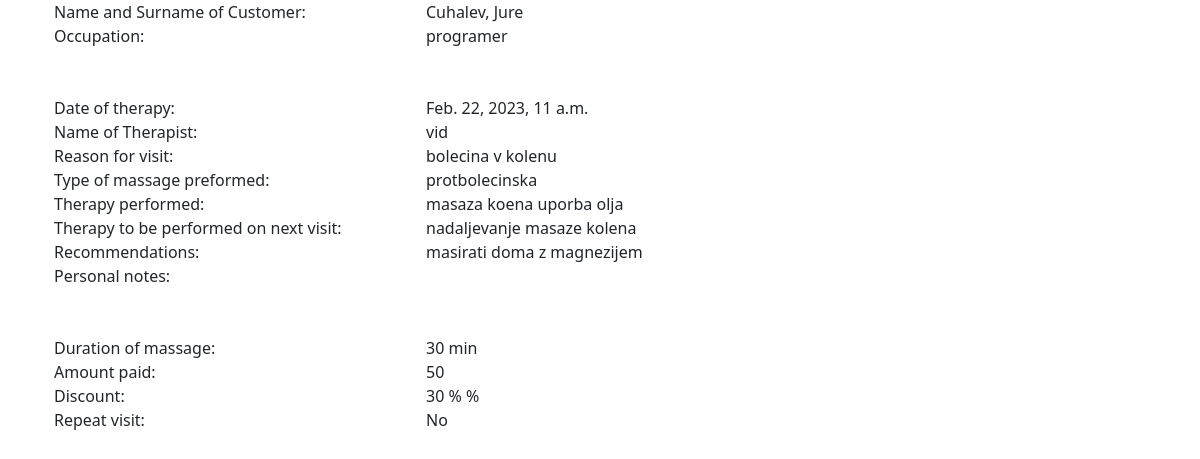
The app's page /massage_list/2/detail/ with its own data.
### web/models.py (models this page shows, shortened)
class Massage(models.Model):
    customer = models.ForeignKey('Customer', on_delete=models.CASCADE, )
    therapist = models.ForeignKey(User, on_delete=models.CASCADE, )
    massage_date = models.DateTimeField(blank=True,
                                        null=True)  # needs to be date of current massage; can be changed n request by user (not neccessarily entered the same date as therapy done)
    reason_for_visit = models.TextField(default='')
    kind = models.CharField(max_length=300)
    massage_notes = models.TextField(default='')
    next_visit = models.TextField(default='', blank=True)
    recommendations = models.TextField(default='', blank=True)
    personal_notes = models.TextField(default='', blank=True)
    duration = models.CharField(max_length=200, default='')
    amount = models.CharField(max_length=200, default='')
    discount = models.CharField(max_length=200, default=0, blank=True)
    repeat_visit = models.BooleanField(default=False)
    added = models.DateTimeField(auto_now_add=True)
    changed = models.DateTimeField(auto_now=True)

class Customer(models.Model):
    name = models.CharField(max_length=200)
    surname = models.CharField(max_length=200)
    email = models.EmailField(max_length=254)
    phone = models.CharField(max_length=100)
    occupation = models.CharField(max_length=200)
    previous_massage = models.BooleanField(default=False)
    salon_choice = models.CharField(max_length=200, default='')
    frequency = models.CharField(max_length=200, default='')
    referral = models.CharField(max_length=200, default='')
    def __str__(self):
        return f'{self.surname}, {self.name}'

### web/views.py (the view)
# urls.py: path('massage_list/<int:pk>/detail/', views.massage_detail, name='massage_detail'),
def massage_detail(request, pk):
    massage = get_object_or_404(Massage, pk=pk)
    return render(request,
                  'web/massage_detail.html',
                  {'massage': massage})

### web/templates/web/massage_detail.html (shortened to what this page needs)
{% extends "base.html" %}
{% block content %}
<div class="container text-left">
    <div>
        <div class="row">
            <div class="col-sm-4">Name and Surname of Customer:</div>
            <div class="col-sm-8">{{massage.customer}}</div>
        </div>
        <div class="row">
            <div class="col-sm-4">Occupation:</div>
            <div class="col-sm-8">{{massage.customer.occupation}}</div>
        </div>
    </div>
    <br>
    <br>
    <div>
        <div class="row">
            <div class="col-sm-4">Date of therapy:</div>
            <div class="col-sm-8">{{massage.massage_date}}</div>
        </div>
        <div class="row">
            <div class="col-sm-4">Name of Therapist:</div>
            <div class="col-sm-8">{{massage.therapist}}</div>
        </div>
                <div class="row">
            <div class="col-sm-4">Reason for visit:</div>
            <div class="col-sm-8">{{massage.reason_for_visit}}</div>
        </div>
        <div class="row">
            <div class="col-sm-4">Type of massage preformed:</div>
            <div class="col-sm-8">{{massage.kind}}</div>
        </div>
        <div class="row">
            <div class="col-sm-4">Therapy performed:</div>
            <div class="col-sm-8">{{massage.massage_notes}}</div>
        </div>
        <div class="row">
            <div class="col-sm-4">Therapy to be performed on next visit:</div>
            <div class="col-sm-8">{{massage.next_visit}}</div>
        </div>
        <div class="row">
            <div class="col-sm-4">Recommendations:</div>
            <div class="col-sm-8">{{massage.recommendations}}</div>
        </div>
        <div class="row">
            <div class="col-sm-4">Personal notes:</div>
            <div class="col-sm-8">{{massage.personal_notes}}</div>
        </div>
    </div>
    <br>
    <br>
    <div>
        <div class="row">
            <div class="col-sm-4">Duration of massage:</div>
            <div class="col-sm-8">{{massage.duration}}</div>
        </div>
        <div class="row">
            <div class="col-sm-4">Amount paid:</div>
            <div class="col-sm-8">{{massage.amount}}</div>
        </div>
        <div class="row">
            <div class="col-sm-4">Discount:</div>
            <div class="col-sm-8">{{massage.discount}} %</div>
        </div>
        <div class="row">
            <div class="col-sm-4">Repeat visit:</div>
            <div class="col-sm-8">
                {% if massage.repeat_visit %}
                Yes
                {% else %}
                No
                {% endif %}
            </div>
        </div>
    </div>
</div>
{% endblock %}

### web/templates/base.html (shortened to what this page needs)
<!DOCTYPE html>
<html lang="en">
<head>
    <link href="https://cdn.jsdelivr.net/npm/bootstrap@5.2.3/dist/css/bootstrap.min.css" rel="stylesheet">
</head>
<body>
<div class="container">{% block content %}
{% endblock %}</div>
</body>
</html>

### records on screen
Massage: customer "Cuhalev, Jure", customer.occupation "programer", massage_date "Feb. 22, 2023, 11 a.m.", therapist "vid", reason_for_visit "bolecina v kolenu", kind "protbolecinska", massage_notes "masaza koena uporba olja", next_visit "nadaljevanje masaze kolena", recommendations "masirati doma z magnezijem", duration "30 min", amount "50", discount "30 %"
